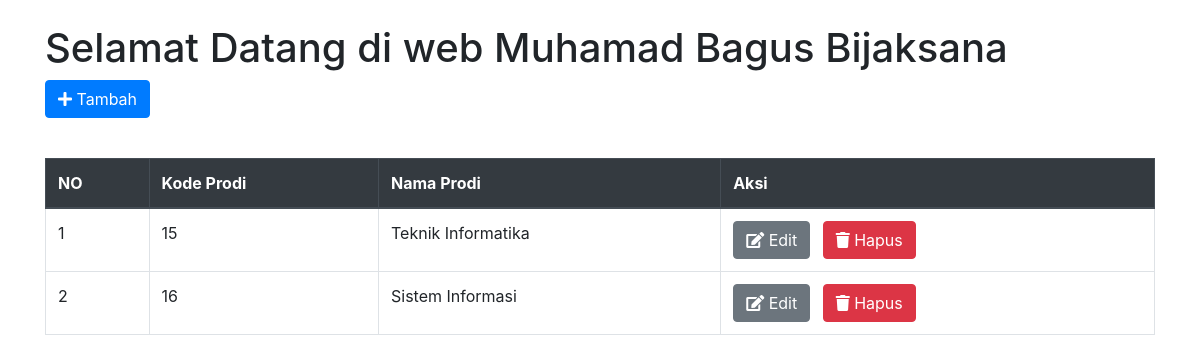
Page /index.php/prodi on the committed database.
### tables this page shows
CREATE TABLE `prodi` (
  `id_prodi` int NOT NULL,
  `kode_prodi` varchar(10) NOT NULL,
  `nama_prodi` varchar(255) NOT NULL
);

### application/controllers/Prodi.php (called while the page is built, shortened)
<?php
class Prodi extends CI_Controller
{
    public function __construct()
    {
        $this->load->model('Prodi_model');
    }
    public function index()
    {
        $data['prodi'] = $this->Prodi_model->lihatData();
        $this->load->view('prodi_view', $data);
    }
}

### index.php (called while the page is built, shortened)
<?php
require_once BASEPATH.'core/CodeIgniter.php';

### application/models/Prodi_model.php (called while the page is built, shortened)
<?php
class Prodi_model extends CI_Model
{
    function lihatData()
    {
        return $this->db->get('prodi')->result();
    }
}

### application/views/prodi_view.php (the view, shortened to what this page needs)
<!DOCTYPE html>
<html lang="en">
<head>
    <link href="https://maxcdn.bootstrapcdn.com/bootstrap/4.5.2/css/bootstrap.min.css" rel="stylesheet">
    <link href="https://cdnjs.cloudflare.com/ajax/libs/font-awesome/5.15.3/css/all.min.css" rel="stylesheet">
</head>
<body>
    <div class="container">
        <h1 class="mt-4">Selamat Datang di web Muhamad Bagus Bijaksana</h1>
        <a href="<?php echo site_url('prodi/tambah') ?>" class="btn btn-primary mb-3">
            <i class="fas fa-plus"></i> Tambah
        </a>
        <table class="table table-bordered mt-4">
            <thead class="thead-dark">
                <tr>
                    <th>NO</th>
                    <th>Kode Prodi</th>
                    <th>Nama Prodi</th>
                    <th>Aksi</th>
                </tr>
            </thead>
            <tbody>
                <?php
                $no = 1;
                foreach ($prodi as $row) { ?>
                    <tr>
                        <td><?php echo $no++ ?></td>
                        <td><?php echo $row->kode_prodi ?></td>
                        <td><?php echo $row->nama_prodi ?></td>
                        <td>
                            <a href="<?php echo site_url('prodi/edit/' . $row->id_prodi) ?>" class="btn btn-secondary mr-2">
                                <i class="fas fa-edit"></i> Edit
                            </a>
                            <a href="<?php echo site_url('prodi/hapus/' . $row->id_prodi) ?>" class="btn btn-danger">
                                <i class="fas fa-trash"></i> Hapus
                            </a>
                        </td>
                    </tr>
                <?php } ?>
            </tbody>
        </table>
    </div>
</body>
</html>

### rows in the picture
prodi: kode_prodi "15", nama_prodi "Teknik Informatika"
prodi: kode_prodi "16", nama_prodi "Sistem Informasi"
